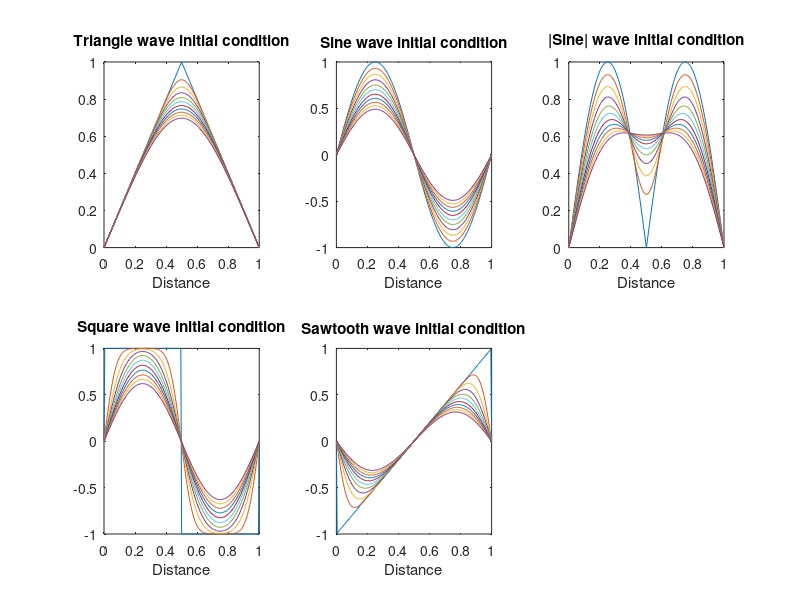

This chart was generated by the following MATLAB code:
h = 0.005;
k = 0.000012;
N = round(1/h);

U1 = zeros(N+1);
U2 = zeros(N+1);
U3 = zeros(N+1);
U4 = zeros(N+1);
U5 = zeros(N+1);

divs = 0:h:1;
y0 = (sawtooth(2*pi*divs,0.5)+1)/2;
y1 = sin(2*pi*divs);
y2 = abs(sin(2*pi*divs));
y3 = square(2*pi*divs);
y4 = sawtooth(2*pi*divs);


U1(1,2:N) = y0(2:N);
U2(1,2:N) = y1(2:N);
U3(1,2:N) = y2(2:N);
U4(1,2:N) = y3(2:N);
U5(1,2:N) = y4(2:N);

%At x=0 and x=N (i.e. the start and end of the rod) the value is 0 for all
%m.  This corresponds to the first and last column of the matrix being 0.
v = k/h^2;
b = 1-2*v;


for m=2:1502
    for j=2:N
        U1(m,j) = v*U1(m-1,j-1) + b*U1(m-1,j) + v*U1(m-1, j+1);
        U2(m,j) = v*U2(m-1,j-1) + b*U2(m-1,j) + v*U2(m-1, j+1);
        U3(m,j) = v*U3(m-1,j-1) + b*U3(m-1,j) + v*U3(m-1, j+1);
        U4(m,j) = v*U4(m-1,j-1) + b*U4(m-1,j) + v*U4(m-1, j+1);
        U5(m,j) = v*U5(m-1,j-1) + b*U5(m-1,j) + v*U5(m-1, j+1);
    end
end

step = 1:150:1501;
figure;

for i=step
    subplot(2,3,1);
    plot(divs,U1(i,1:N+1));
    title('Triangle wave initial condition');
    xlabel('Distance');
    hold on;
    subplot(2,3,2);
    plot(divs,U2(i,1:N+1));
    title('Sine wave initial condition');
    xlabel('Distance');
    hold on;
    subplot(2,3,3);
    plot(divs,U3(i,1:N+1));
    title('|Sine| wave initial condition');
    xlabel('Distance');
    hold on;
    subplot(2,3,4);
    plot(divs,U4(i,1:N+1));
    title('Square wave initial condition');
    xlabel('Distance');
    hold on;
    subplot(2,3,5);
    plot(divs,U5(i,1:N+1));
    title('Sawtooth wave initial condition');
    xlabel('Distance');
    hold on;
end
